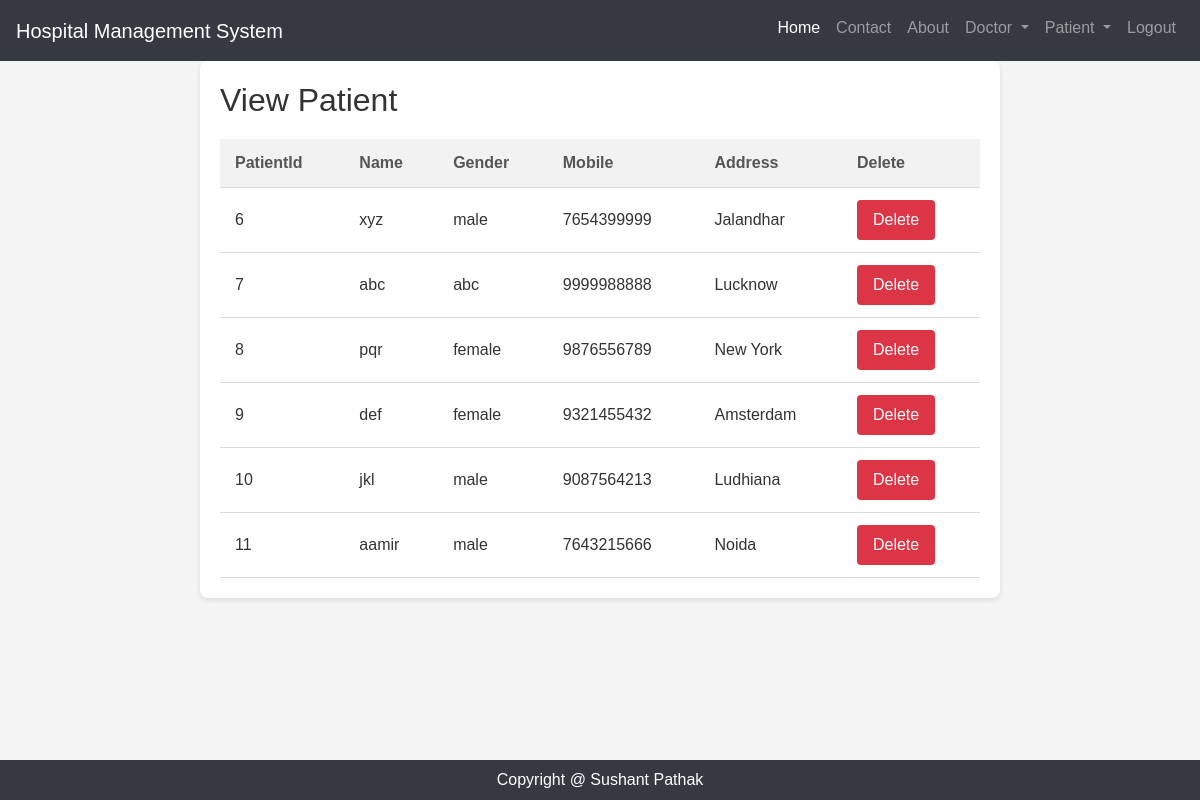
Page /view_patient/ (signed in) on the committed database.
### hospital/models.py (models this page shows)
class Patient(models.Model):
    Name = models.CharField(max_length = 50)
    gender = models.CharField(max_length = 10)
    mobile = models.IntegerField(null = True)
    address = models.TextField()

### hospital/views.py (the view)
# urls.py: path('view_patient/',View_Patient,name = 'view_patient'),
def View_Patient(request):
    if not request.user.is_staff:
        return redirect('login')
    doc = Patient.objects.all()
    d = {'doc':doc}
    return render(request,'view_patient.html',d)

### hospital/templates/view_patient.html (shortened to what this page needs)
{% include 'base.html' %}
{% include 'navigation.html' %}
{%block content%}
<!DOCTYPE html>
<html lang="en">
<head>
</head>
<body>
    <div class="container">
        <h2>View Patient</h2>
        <table>
            <thead>
                <tr>
                    <th>PatientId</th>
                    <th>Name</th>
                    <th>Gender</th>
                    <th>Mobile</th>
                    <th>Address</th>
                    <th>Delete</th>
                </tr>
            </thead>
            <tbody>
                {% for i in doc %}
                <tr>
                    <td>{{ i.id }}</td>
                    <td>{{ i.Name }}</td>
                    <td>{{ i.gender }}</td>
                    <td>{{ i.mobile }}</td>
                    <td>{{ i.address}}</td>
                    <td>
                        <a href="{% url 'delete_patient' i.id %}" onclick="return confirm('Are you sure you want to delete {{ i.Name }}?')" class="btn">Delete</a>
                    </td>
                </tr>
                {% endfor %}
            </tbody>
        </table>
    </div>
</body>
</html>
{% endblock content %}
{% include 'footer.html' %}

### hospital/static/css/mystyle.css (style rules this page uses)
body { font-family: Arial, sans-serif; margin: 0; padding: 0; background-size: cover; background-position: center; }
.container { max-width: 800px; margin: 0 auto; padding: 20px; }
h2 { color: #333; }
a { text-decoration: none; color: #007bff; }

### hospital/templates/view_patient.html (style rules this page uses)
body { font-family: Arial, sans-serif; background-color: #f4f4f4; margin: 0; }
.container { max-width: 800px; margin: 0 auto; background-color: #fff; padding: 20px; border-radius: 8px; box-shadow: 0 2px 5px rgba(0, 0, 0, 0.1); }
h2 { color: #333; margin-bottom: 20px; }
table { width: 100%; border-collapse: collapse; }
th, td { padding: 12px 15px; text-align: left; border-bottom: 1px solid #ddd; }
th { background-color: #f2f2f2; color: #555; }
td { background-color: #fff; color: #333; }
.btn { display: inline-block; padding: 8px 16px; border: none; border-radius: 4px; background-color: #dc3545; color: #fff; text-decoration: none; transition: background-color 0.3s; }

### rows in the picture
Patient: id "6", Name "xyz", gender "male", mobile "7654399999", address "Jalandhar"
Patient: id "7", Name "abc", gender "abc", mobile "9999988888", address "Lucknow"
Patient: id "8", Name "pqr", gender "female", mobile "9876556789", address "New York"
Patient: id "9", Name "def", gender "female", mobile "9321455432", address "Amsterdam"
Patient: id "10", Name "jkl", gender "male", mobile "9087564213", address "Ludhiana"
Patient: id "11", Name "aamir", gender "male", mobile "7643215666", address "Noida"
